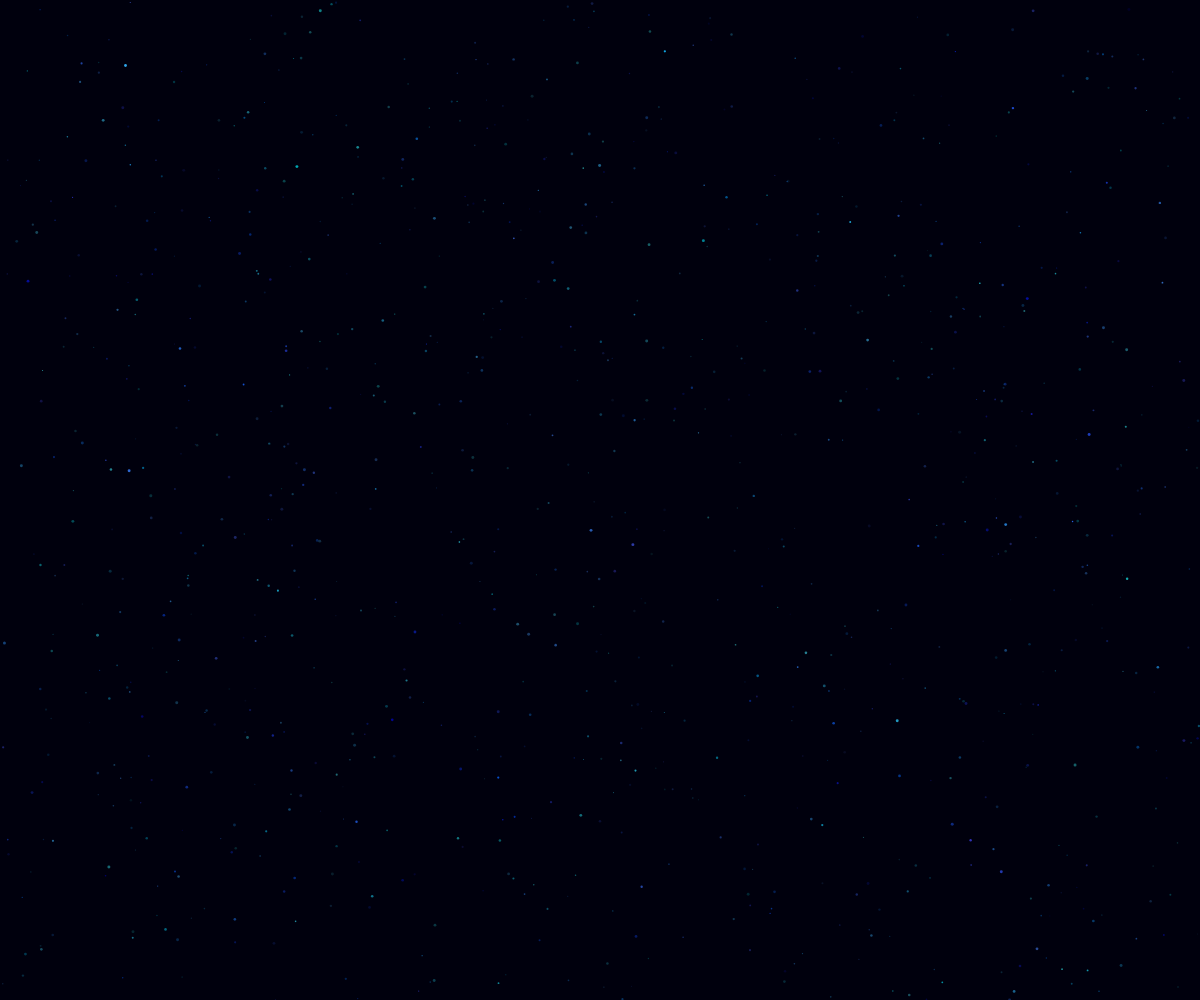
Frame 1 (no input)
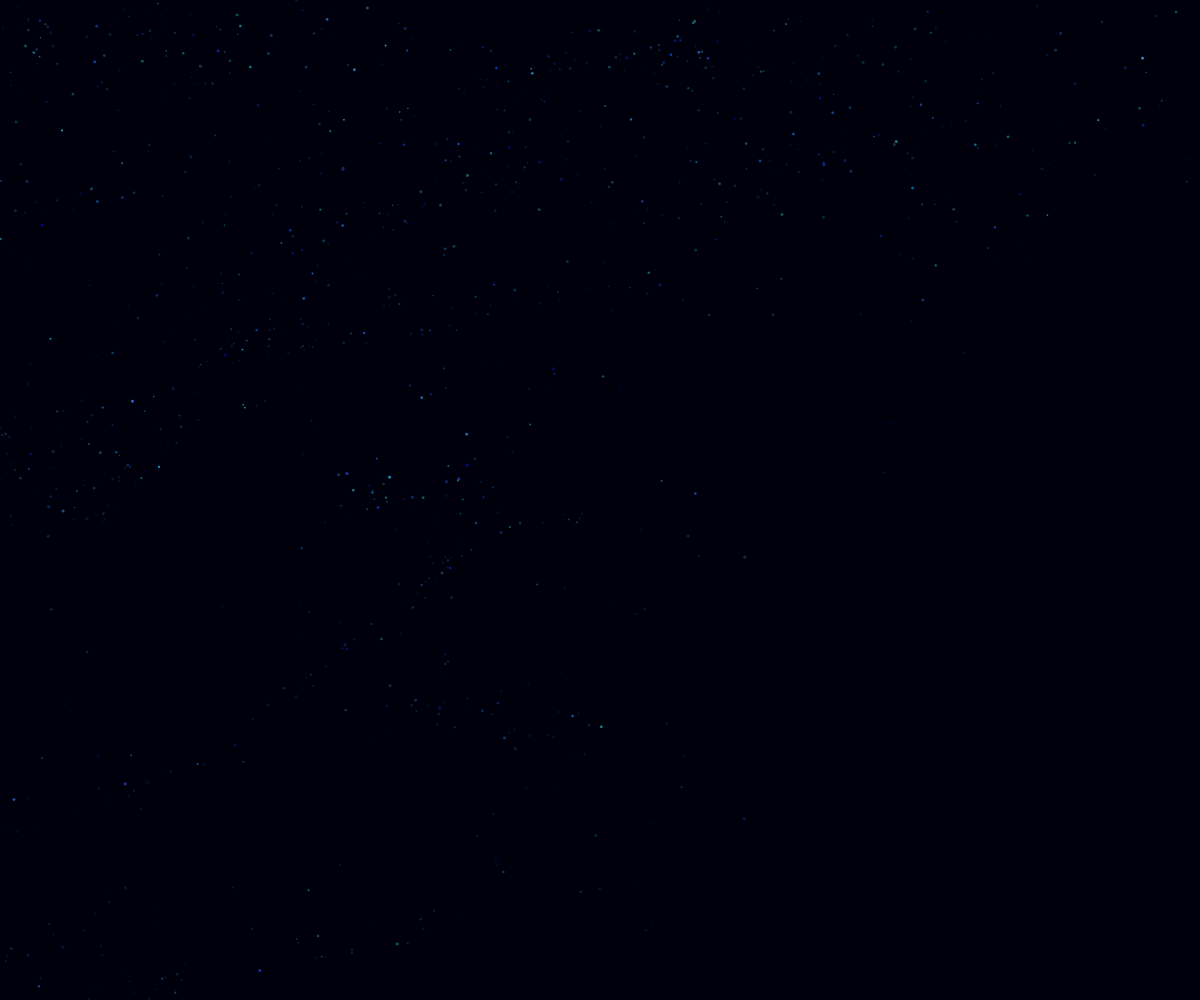
Frame 60 (no input)
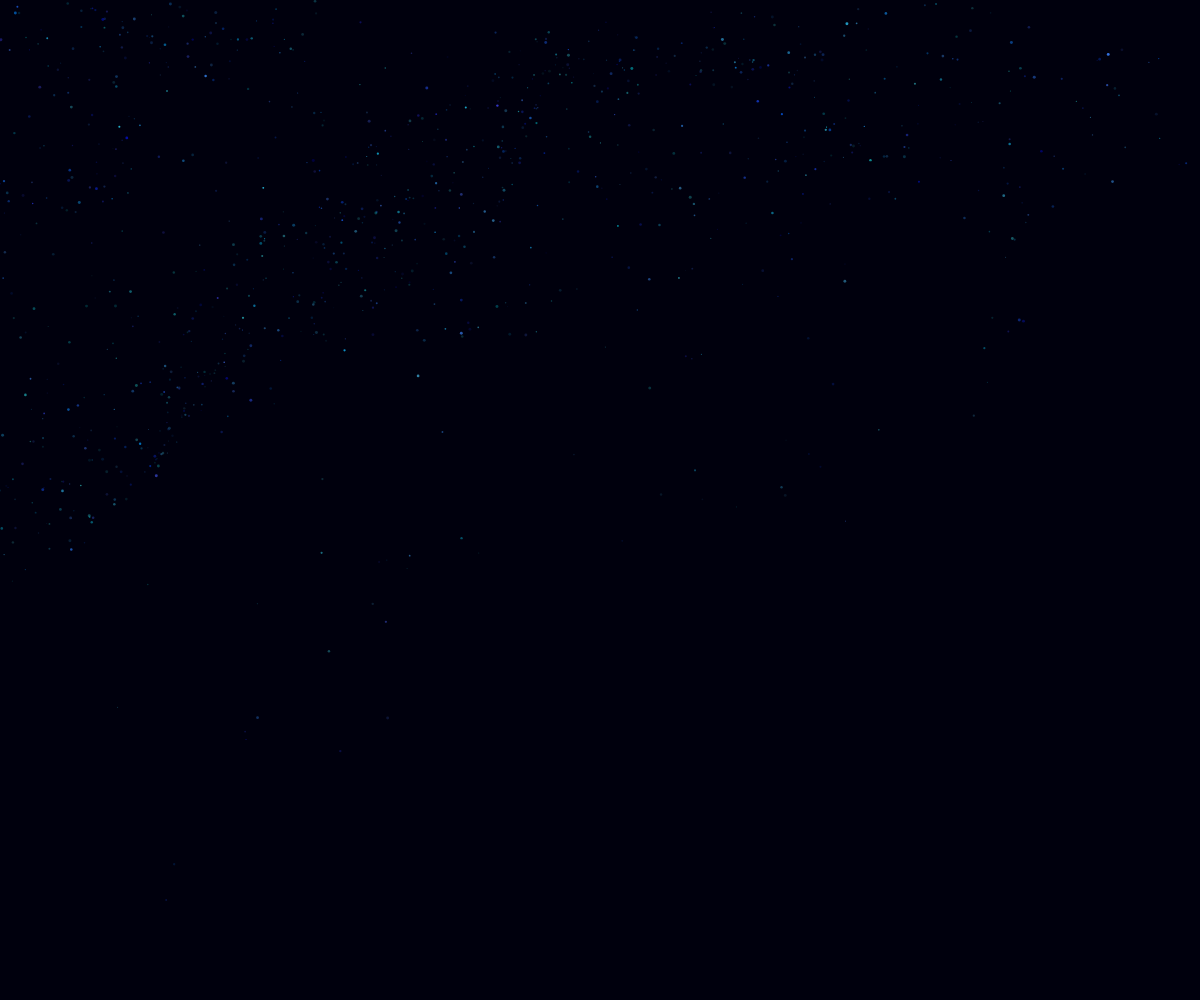
Frame 120 (the mouse pressed at the canvas centre since frame 60)

The p5.js sketch that drew these frames (run headless with seeded random() and noise() and a simulated clock; from frame 60 on, the mouse is pressed at the canvas centre):

// p5.js sketch
// ── sketch.js
let particles = [];
const particleCount = 1000;
let flowField;

function setup() {
  createCanvas(windowWidth, windowHeight);
  colorMode(HSB, 360, 100, 100, 1);
  
  // Initialize particles with random positions and velocities
  for (let i = 0; i < particleCount; i++) {
    particles.push({
      pos: createVector(random(width), random(height)),
      vel: createVector(0, 0),
      size: random(1, 3),
      hue: random(180, 240), // Turquoise to blue range
      sat: random(70, 100),
      bri: random(50, 100),
      alpha: random(0.3, 1),
      life: random(100, 300)
    });
  }
  
  // Create flow field for directional movement
  flowField = new Array(width * height).fill(0);
}

function draw() {
  // Use a dark background with gradual gradient from turquoise to black
  background(240, 100, 5, 1); // Deep blue-black with slight turquoise tint

  // Draw particles with directional flow and fading effect
  for (let i = 0; i < particles.length; i++) {
    let p = particles[i];
    
    // Apply some subtle noise-based movement to simulate fluid dynamics
    let angle = noise(p.pos.x * 0.01, p.pos.y * 0.01, frameCount * 0.001) * TWO_PI;
    let force = createVector(cos(angle), sin(angle));
    
    // Apply a slow downward drift with some randomness
    force.add(0, 0.02);
    
    // Update velocity and position
    p.vel.add(force);
    p.vel.mult(0.95); // Dampening to simulate fluid resistance
    p.pos.add(p.vel);
    
    // Reset particles that go off-screen or reach end of life
    if (p.pos.y > height || p.pos.x < 0 || p.pos.x > width || p.life <= 0) {
      p.pos.set(random(width), random(height * 0.2)); // Start from top area
      p.vel.set(0, 0);
      p.life = random(100, 300);
    }
    
    // Reduce life over time
    p.life -= 0.5;
    
    // Draw particle with varying color and transparency
    noStroke();
    fill(p.hue, p.sat, p.bri, p.alpha * (p.life / 300));
    ellipse(p.pos.x, p.pos.y, p.size);
  }
  
  // Handle click to create a ripple effect
  if (mouseIsPressed) {
    let r = 50;
    for (let i = 0; i < particles.length; i++) {
      let p = particles[i];
      let d = dist(p.pos.x, p.pos.y, mouseX, mouseY);
      if (d < r) {
        let force = p5.Vector.sub(p.pos, createVector(mouseX, mouseY));
        force.normalize();
        force.mult(0.5);
        p.vel.add(force);
      }
    }
  }
}

function mousePressed() {
  // Create ripple effect at click location
  for (let i = 0; i < particles.length; i++) {
    let p = particles[i];
    let d = dist(p.pos.x, p.pos.y, mouseX, mouseY);
    if (d < 100) {
      let force = p5.Vector.sub(p.pos, createVector(mouseX, mouseY));
      force.normalize();
      force.mult(0.8);
      p.vel.add(force);
    }
  }
}

function windowResized() {
  resizeCanvas(windowWidth, windowHeight);
}
